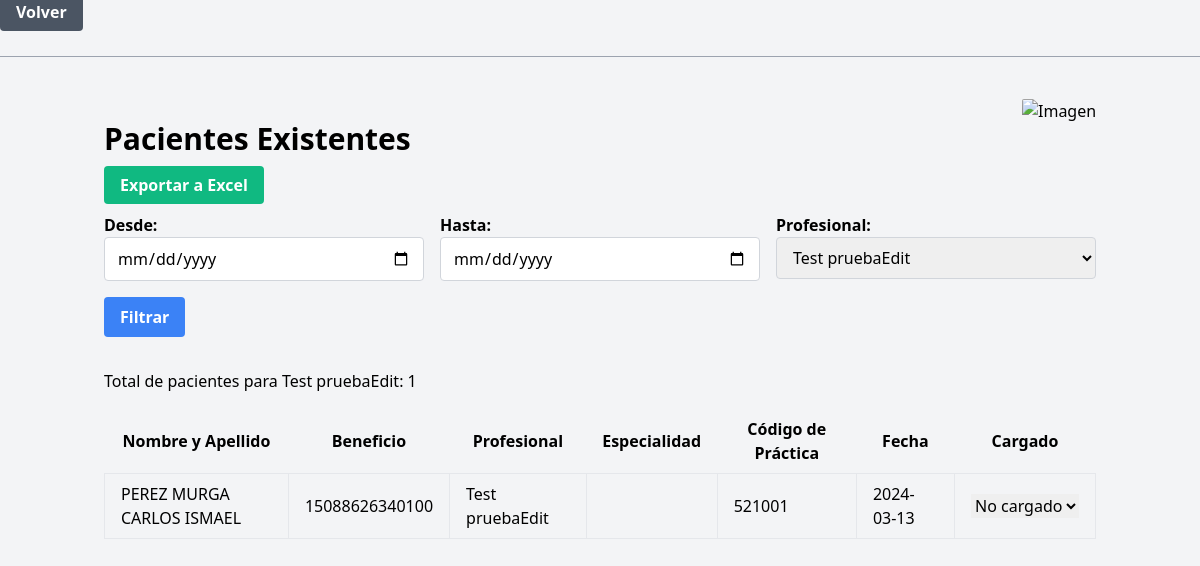
/tablaOME/tablaOME.php?profesional=28 (signed in), run on an earlier commit of the app's database.
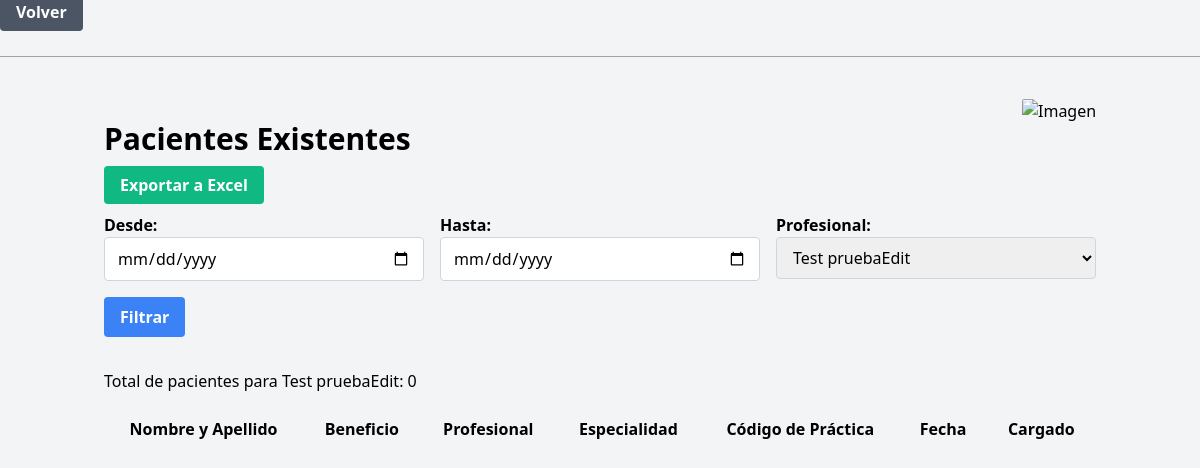
And on a later commit of the database.
### tables this page shows
CREATE TABLE `paciente` (
  `cod_paci` int(11) NOT NULL,
  `nombreYapellido` varchar(255) NOT NULL,
  `benef` bigint(255) NOT NULL,
  `cod_prof` int(255) NOT NULL,
  `cod_practica` int(255) NOT NULL,
  `fecha` date NOT NULL,
  `cod_diag` varchar(255) NOT NULL,
  `cargado` varchar(255) NOT NULL
);

CREATE TABLE `prof` (
  `cod_prof` int(11) NOT NULL,
  `nombre` varchar(255) NOT NULL,
  `apellido` varchar(255) NOT NULL,
  `especialidad` varchar(255) NOT NULL
);

### controlador/control_paciente.php (called while the page is built, shortened)
<?php
require_once '../modelo/paciente.php';
function obtenerPacientesConFiltro($fecha_desde, $fecha_hasta, $profesional)
{
    global $conn;
    $sql = "SELECT * FROM paciente WHERE 1";
    if (!empty($profesional)) {
        $sql .= " AND cod_prof = $profesional";
    }
    $result = $conn->query($sql);
    if ($result->num_rows > 0) {
        $pacientes = array();
        while ($row = $result->fetch_assoc()) {
            $pacientes[] = $row;
        }
        return $pacientes;
    } else {
        return array();
    }
}
function obtenerTotalPacientesParaProfesional($profesional)
{
    global $conn;
    $sql = "SELECT COUNT(*) AS total FROM paciente WHERE cod_prof = ?";
    $stmt = $conn->prepare($sql);
    $stmt->bind_param("i", $profesional);
    $stmt->execute();
    $result = $stmt->get_result();
    if ($result->num_rows > 0) {
        $row = $result->fetch_assoc();
        return $row['total'];
    } else {
        return 0;
    }
}
function obtenerNombreProfesional($cod_prof)
{
    global $conn;
    $sql = "SELECT nombre, apellido FROM prof WHERE cod_prof = ?";
    $stmt = $conn->prepare($sql);
    $stmt->bind_param("i", $cod_prof);
    $stmt->execute();
    $result = $stmt->get_result();
    if ($result->num_rows > 0) {
        $row = $result->fetch_assoc();
        return $row['nombre'] . ' ' . $row['apellido'];
    } else {
        return false;
    }
}
?>

### tablaOME/tablaOME.php (the view, shortened to what the changed rows need)
<?php
require_once '../controlador/control_paciente.php';
$fecha_desde = isset($_GET['fecha_desde']) ? $_GET['fecha_desde'] : '';
$fecha_hasta = isset($_GET['fecha_hasta']) ? $_GET['fecha_hasta'] : '';
$profesional = isset($_GET['profesional']) ? $_GET['profesional'] : '';
?>
<!DOCTYPE html>
<html lang="es">
<head>
    <link href="https://cdn.jsdelivr.net/npm/tailwindcss@2.2.19/dist/tailwind.min.css" rel="stylesheet">
</head>
<body class="bg-gray-100">
 <div class="container mx-auto px-4 py-8 relative">
        <img src="../img/exportar_excel.bmp" alt="Imagen" class="image-top-right hidden sm:block">
        <h2 class="text-3xl font-semibold mb-4">Pacientes Existentes</h2>
        <div class="mb-4">
        <a href="generar_reporte_excel.php?fecha_desde=<?php echo $fecha_desde; ?>&fecha_hasta=<?php echo $fecha_hasta; ?>&profesional=<?php echo $profesional; ?>" class="bg-green-500 hover:bg-green-700 text-white font-bold py-2 px-4 rounded">Exportar a Excel</a>
        </div>
        <form method="GET" class="mb-8">
            <div class="grid grid-cols-1 sm:grid-cols-2 md:grid-cols-3 gap-4">
            </div>
        </form>
        <?php if (!empty($profesional)): ?>
        <p class="mb-4">Total de pacientes para
            <?php echo obtenerNombreProfesional($profesional); ?>:
            <?php echo obtenerTotalPacientesParaProfesional($profesional); ?>
        </p>
        <?php endif; ?>
    <div class="overflow-x-auto">
        <table class="table-auto w-full">
            <thead>
                <tr>
                    <th class="px-4 py-2">Nombre y Apellido</th>
                    <th class="px-4 py-2">Beneficio</th>
                    <th class="px-4 py-2">Profesional</th>
                    <th class="px-4 py-2">Especialidad</th>
                    <th class="px-4 py-2">Código de Práctica</th>
                    <th class="px-4 py-2">Fecha</th>
                    <th class="px-4 py-2">Cargado</th>
                </tr>
            </thead>
            <tbody>
                <?php
                $pacientes = obtenerPacientesConFiltro($fecha_desde, $fecha_hasta, $profesional);
                foreach ($pacientes as $paciente) {
                    echo "<tr>";
                    echo "<td class='border px-4 py-2'>" . $paciente["nombreYapellido"] . "</td>";
                    echo "<td class='border px-4 py-2'>" . $paciente["benef"] . "</td>";
                    echo "<td class='border px-4 py-2'>" . obtenerNombreProfesional($paciente["cod_prof"]) . "</td>";
                    echo "<td class='border px-4 py-2'>" . obtenerEspecialidadProfesional($paciente["cod_prof"]) . "</td>";
                    echo "<td class='border px-4 py-2'>" . $paciente["cod_practica"] . "</td>";
                    echo "<td class='border px-4 py-2'>" . $paciente["fecha"] . "</td>";
                    echo "<td class='border px-4 py-2'>";
                    echo "<form method='post'>";
                    echo "<select name='nuevo_estado' onchange='this.form.submit()'>";
                    echo "<option value='no_cargado'" . ($paciente["cargado"] == 'no_cargado' ? " selected" : "") . ">No cargado</option>";
                    echo "</select>";
                    echo "</form>";
                    echo "</td>";
                    echo "</tr>";
                }
                ?>
            </tbody>
        </table>
    </div>
</body>
</html>

What changed in the data, as far as the page shows it:
removed paciente: nombreYapellido "PEREZ MURGA CARLOS ISMAEL", benef "15088626340100", cod_prof.apellido "Test pruebaEdit", cod_practica "521001", fecha "2024-03-13"
Also different on the page:
obtenerTotalPacientesParaProfesional($profesional): "1" → "0"
